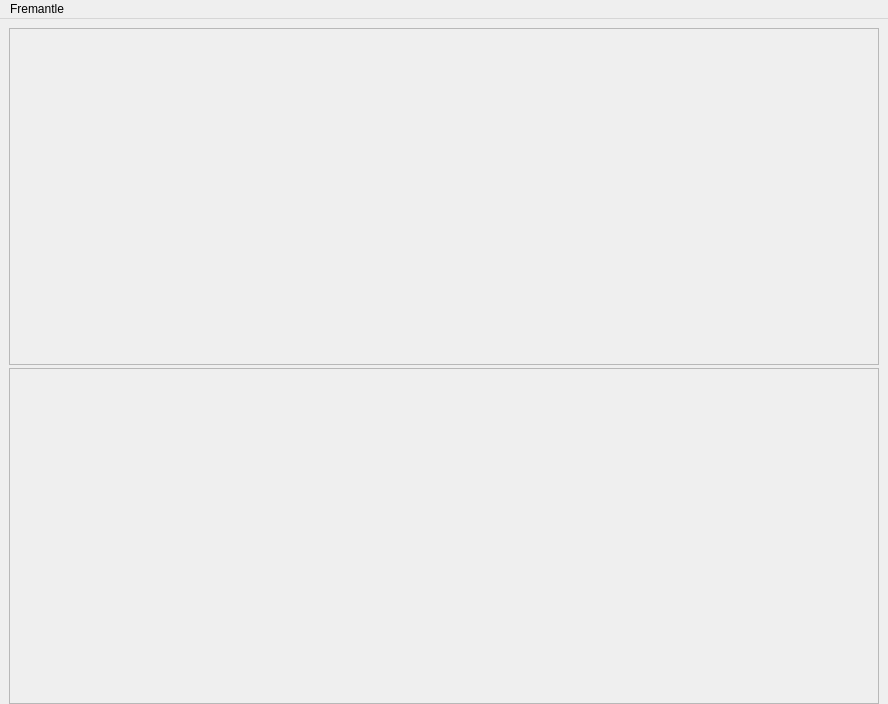
<?xml version="1.0" encoding="UTF-8"?>
<ui version="4.0">
 <class>MainWindow</class>
 <widget class="QMainWindow" name="MainWindow">
  <property name="geometry">
   <rect>
    <x>0</x>
    <y>0</y>
    <width>888</width>
    <height>704</height>
   </rect>
  </property>
  <property name="windowTitle">
   <string>KISStester</string>
  </property>
  <widget class="QWidget" name="centralwidget">
   <layout class="QVBoxLayout" name="verticalLayout">
    <property name="spacing">
     <number>3</number>
    </property>
    <property name="bottomMargin">
     <number>0</number>
    </property>
    <item>
     <widget class="QScrollArea" name="recentScroll">
      <property name="widgetResizable">
       <bool>true</bool>
      </property>
      <widget class="QWidget" name="recentContents">
       <property name="geometry">
        <rect>
         <x>0</x>
         <y>0</y>
         <width>866</width>
         <height>332</height>
        </rect>
       </property>
       <layout class="QVBoxLayout" name="recentLayout">
        <property name="margin">
         <number>0</number>
        </property>
        <item>
         <spacer name="verticalSpacer">
          <property name="orientation">
           <enum>Qt::Vertical</enum>
          </property>
          <property name="sizeHint" stdset="0">
           <size>
            <width>20</width>
            <height>279</height>
           </size>
          </property>
         </spacer>
        </item>
       </layout>
      </widget>
     </widget>
    </item>
    <item>
     <widget class="QScrollArea" name="queueScroll">
      <property name="widgetResizable">
       <bool>true</bool>
      </property>
      <widget class="QWidget" name="queueContents">
       <property name="geometry">
        <rect>
         <x>0</x>
         <y>0</y>
         <width>866</width>
         <height>331</height>
        </rect>
       </property>
       <layout class="QVBoxLayout" name="queueLayout">
        <property name="margin">
         <number>0</number>
        </property>
        <item>
         <spacer name="verticalSpacer_2">
          <property name="orientation">
           <enum>Qt::Vertical</enum>
          </property>
          <property name="sizeHint" stdset="0">
           <size>
            <width>20</width>
            <height>278</height>
           </size>
          </property>
         </spacer>
        </item>
       </layout>
      </widget>
     </widget>
    </item>
   </layout>
  </widget>
  <widget class="QMenuBar" name="menubar">
   <property name="geometry">
    <rect>
     <x>0</x>
     <y>0</y>
     <width>888</width>
     <height>21</height>
    </rect>
   </property>
   <widget class="QMenu" name="menuFremantle">
    <property name="title">
     <string>Fremantle</string>
    </property>
    <addaction name="actionAbout"/>
    <addaction name="actionAbout_Qt"/>
    <addaction name="actionCommentList"/>
    <addaction name="actionTesterList"/>
    <addaction name="actionSettings"/>
    <addaction name="actionReload_repository_data"/>
    <addaction name="actionFilter_packages"/>
    <addaction name="actionShow_only_unchecked"/>
   </widget>
   <addaction name="menuFremantle"/>
  </widget>
  <action name="actionSettings">
   <property name="text">
    <string>Login settings</string>
   </property>
  </action>
  <action name="actionAbout">
   <property name="text">
    <string>About</string>
   </property>
  </action>
  <action name="actionAbout_Qt">
   <property name="text">
    <string>About Qt</string>
   </property>
  </action>
  <action name="actionReload_repository_data">
   <property name="text">
    <string>Reload repository data</string>
   </property>
  </action>
  <action name="actionCommentList">
   <property name="text">
    <string>Package comment archive</string>
   </property>
  </action>
  <action name="actionTesterList">
   <property name="text">
    <string>Join the testing squad</string>
   </property>
  </action>
  <action name="actionFilter_packages">
   <property name="text">
    <string>Package filter</string>
   </property>
  </action>
  <action name="actionShow_only_unchecked">
   <property name="checkable">
    <bool>true</bool>
   </property>
   <property name="text">
    <string>Show only unchecked</string>
   </property>
  </action>
 </widget>
 <resources/>
 <connections/>
</ui>
